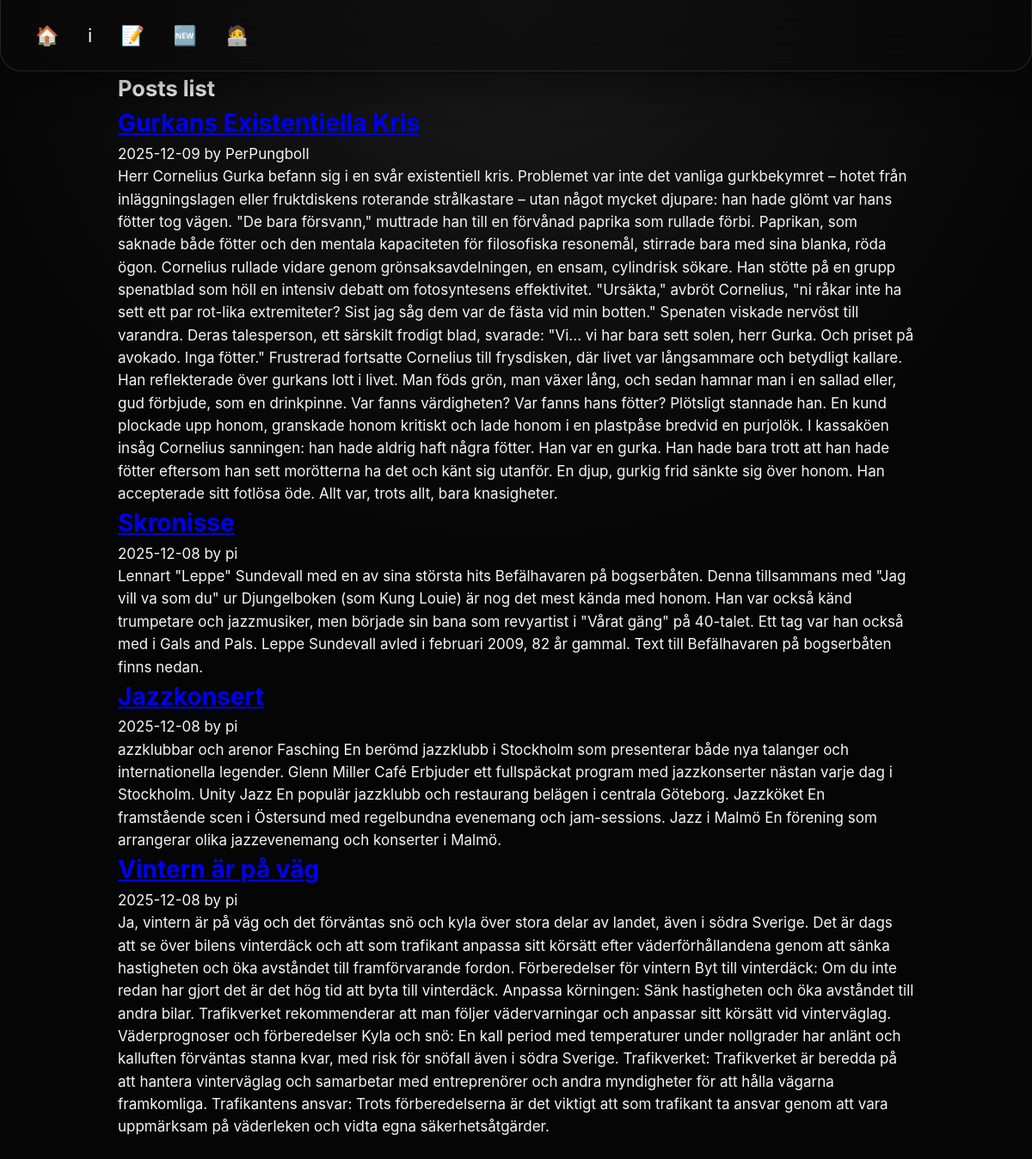
/posts/, run on the app's committed database.
### posts/models.py (models this page shows, shortened)
class Post(models.Model):
    title = models.CharField(max_length=200)
    body = models.TextField()
    slug = models.SlugField()
    date = models.DateTimeField(auto_now_add=True)
    banner = models.ImageField(default='fallback.png', blank=True)
    author = models.ForeignKey(User, on_delete=models.CASCADE, default=None)

### posts/views.py (the view)
# urls.py: path('', views.posts_lists, name='list'),
def posts_lists(request):
    posts = Post.objects.all().order_by("-date")
    return render(request, "posts/posts_lists.html", {"posts": posts})

### posts/templates/posts/posts_lists.html (shortened to what this page needs)
{% extends "layout.html" %}
{% block content %}
    <section>
        <h1 class="topheader">Posts list</h1>
        {% for post in posts %}
            <article class="post">
                <h1 class="posttitle">
                    <a href="{% url 'posts:page' slug=post.slug %}">
                        {{ post.title }}
                    </a>
                </h1>
                <p>{{ post.date|date:"Y-m-d" }} by {{ post.author }}</p>
                <p class="body">{{ post.body }}</p>
            </article>
        {% endfor %}
    </section>
{% endblock %}

### static/css/style.css (style rules this page uses)
*, *::before, *::after { box-sizing: border-box; }
html { font-size: 17px; }
body { margin: 0; min-height: 100vh; font-family: -apple-system, BlinkMacSystemFont, "Segoe UI", sans-serif; font-size: 1rem; line-height: 1.55; background: radial-gradient(circle at top, #1a1a1a, #050505 45%); color: #f5f5f7; display: flex; flex-direction: column; align-items: stretch; }
h1, h2, h3, p { margin: 0; }
.posttitle { font-size: 1.65rem; font-weight: 700; color: #ff7dd1; }
@media (min-width: 768px) { body { display: flex; flex-direction: column; align-items: center; } }

### data on the page
Post: date "2025-12-09", author "PerPungboll", body "Herr Cornelius Gurka befann sig i en svår existentiell kris. Problemet var inte det vanliga gurkbekymret – hotet från inläggningslagen eller fruktdiskens roterande strålkastare – utan något mycket djupare: han hade glömt var hans fötter tog vägen. \"De bara försvann,\" muttrade han till en förvånad paprika som rullade förbi. Paprikan, som saknade både fötter och den mentala kapaciteten för filosofiska resonemål, stirrade bara med sina blanka, röda ögon. Cornelius rullade vidare genom grönsaksavdelningen, en ensam, cylindrisk sökare. Han stötte på en grupp spenatblad som höll en intensiv debatt om fotosyntesens effektivitet. \"Ursäkta,\" avbröt Cornelius, \"ni råkar inte ha sett ett par rot-lika…"
Post: title "Skronisse", date "2025-12-08", author "pi", body "Lennart \"Leppe\" Sundevall med en av sina största hits Befälhavaren på bogserbåten. Denna tillsammans med \"Jag vill va som du\" ur Djungelboken (som Kung Louie) är nog det mest kända med honom. Han var också känd trumpetare och jazzmusiker, men började sin bana som revyartist i \"Vårat gäng\" på 40-talet. Ett tag var han också med i Gals and Pals. Leppe Sundevall avled i februari 2009, 82 år gammal. Text till Befälhavaren på bogserbåten finns nedan."
Post: title "Jazzkonsert", date "2025-12-08", author "pi", body "azzklubbar och arenor Fasching En berömd jazzklubb i Stockholm som presenterar både nya talanger och internationella legender. Glenn Miller Café Erbjuder ett fullspäckat program med jazzkonserter nästan varje dag i Stockholm. Unity Jazz En populär jazzklubb och restaurang belägen i centrala Göteborg. Jazzköket En framstående scen i Östersund med regelbundna evenemang och jam-sessions. Jazz i Malmö En förening som arrangerar olika jazzevenemang och konserter i Malmö."
Post: title "Vintern är på väg", date "2025-12-08", author "pi", body "Ja, vintern är på väg och det förväntas snö och kyla över stora delar av landet, även i södra Sverige. Det är dags att se över bilens vinterdäck och att som trafikant anpassa sitt körsätt efter väderförhållandena genom att sänka hastigheten och öka avståndet till framförvarande fordon. Förberedelser för vintern Byt till vinterdäck: Om du inte redan har gjort det är det hög tid att byta till vinterdäck. Anpassa körningen: Sänk hastigheten och öka avståndet till andra bilar. Trafikverket rekommenderar att man följer vädervarningar och anpassar sitt körsätt vid vinterväglag. Väderprognoser och förberedelser Kyla och snö: En kall period med temperaturer under nollgrader har anlänt och kalluften…"
